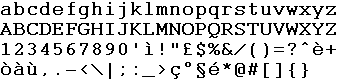
%> input picture trunk/matlab/basel/chars.bmp, 338 x 82 px
$ octave --eval "result = scaleEstimate2(imread('../basel/chars.bmp'));"   (GNU Octave 9; MATLAB toolbox functions it lacks are replaced by stand-ins)
%> lines starting %> are read from the running program, lines starting %| are printed output that depends on the picture
### trunk/matlab/iccv2011/imgaussian.m
function I=imgaussian(I,sigma,hsize)
% IMGAUSSIAN filters an 1D, 2D color/greyscale or 3D image with an
% Gaussian filter. This function uses for filtering IMFILTER or if
% compiled the fast  mex code imgaussian.c . Instead of using a
% multidimensional gaussian kernel, it uses the fact that a Gaussian
% filter can be separated in 1D gaussian kernels.
%
% J=IMGAUSSIAN(I,SIGMA,SIZE)
%
% inputs,
%   I: The 1D, 2D greyscale/color, or 3D input image with
%           data type Single or Double
%   SIGMA: The sigma used for the Gaussian kernel
%   SIZE: Kernel size (single value) (default: sigma*6)
%
% outputs,
%   J: The gaussian filtered image
%
% note, compile the code with: mex imgaussian.c -v
%
% example,
%   I = im2double(imread('peppers.png'));
%   figure, imshow(imgaussian(I,10));
%
% Function is written by D.Kroon University of Twente (September 2009)

%cls = class(I);
I = double(I);
if sigma <= .5
    hsize = [3 1];
else
    hsize = [round(4*sigma + 1) 1];
end
if mod(hsize(1),2) == 0
    hsize(1) = hsize(1)+1;
end

H = fspecial('gaussian',hsize, sigma);
%numel(H)
%keyboard;

if(ndims(I)==1)
    I = imfilter(I,H,'same', 'replicate');
    %I = imfilter(I,H,'same', 'symmetric');
elseif(ndims(I) ==2)
    Hx = H';
    Hy = H;
    %I=imfilter(imfilter(I,Hy, 'replicate', 'conv'),Hx, 'replicate', 'conv');
    %I=imfilter(imfilter(I,Hy, 'replicate'),Hx, 'replicate');
    I=imfilter(imfilter(I,Hy, 'replicate'),Hx, 'replicate');
end

### trunk/matlab/boost/scaleEstimate2.m
function scale_estimate = scaleEstimate2(I)

MAX_REDUCTIONS = 2;
S = 3;
sigma0 = 1;  %.5
PYRAMID = 1;


p = [ -6.4925e-34  1.0796e-26 -5.6185e-20 1.1418e-13 -7.9515e-08 .2201];


% create a list of gaussian sigmas corresponding to various scales
%max_sigma = 2*min(size(I));
max_sigma = min(size(I));
%max_sigma = max(size(I));
%max_sigma = min(size(I)/6);
k = 2^(1/S);
sigma_list  = get_sigmas(sigma0, max_sigma,k);

G = zeros(size(I,1), size(I,2), length(sigma_list));
DoG = zeros(size(I,1), size(I,2), length(sigma_list)-1 );

I = double(I); I = impyramid(I, 'expand');


blah_vals = numel(I)./(sigma_list.^4);
polyvals = zeros(size(blah_vals));

for i = 1:length(blah_vals)
    polyvals(i) = polyval(p, blah_vals(i));
end

%keyboard;
%norm_consts = min(polyvals.^8) ./ (polyvals.^8);
%norm_consts = min(polyvals.^12) ./ (polyvals.^12);
%norm_consts = 1./(sigma_list);
norm_consts = 1./(sigma_list.^(.6));
% [11 lines of commented-out code are left out]

tic;
s = 1;
for sigma_i = sigma_list
    %disp(['sigma_i = ' num2str(sigma_i)]);

    if PYRAMID
        sigma_red = sigma_i;  red_fact = 0;

        while ( (sigma_red / 2) >= 1 ) && (red_fact <= MAX_REDUCTIONS)
        %while (sigma_red / 2) >= 1
            red_fact = red_fact + 1;
            sigma_red = sigma_red/2;
        end

        Ired = I;
        for i = 1:red_fact
            %Ired = impyramid(Ired, 'reduce');
            Ired = imresize(Ired, .5);
        end
        disp([ 'size = [' num2str(size(Ired)) ']  kernel size = ' num2str(round(6*sigma_red + 1)) ' sigma_i = ' num2str(sigma_i/2), ' reduction factor = ' num2str(red_fact)  ]);
    end


    norm_const = norm_consts(s);

    % apply the gaussian
    if PYRAMID
        Gred = imgaussian(Ired, sigma_red);
        G(:,:,s) = imresize(Gred, [size(G,1) size(G,2)]);
    else
        disp(['sigma_i = ' num2str(sigma_i/2) ]);
        Gred = imgaussian(I, sigma_i);
        if ~isequal(size(Gred), [size(G,1) size(G,2)])
            G(:,:,s) = imresize(Gred, [size(G,1) size(G,2)]);
        else
            G(:,:,s) = Gred;
        end
    end

    % compute the DoG
    if s > 1
        DoG(:,:,s-1) = abs(G(:,:,s) - G(:,:,s-1))*norm_const;
        %figure; imagesc( DoG(:,:,s-1) ); axis image; colormap gray;
    end

    s = s + 1;
end
toc;

% reverse the order of DoG and sigma_list because max always picks the
% first in case of multiple maximal elements
DoG = DoG(:,:, size(DoG,3):-1:1);
sigma_list = .5*sigma_list(length(sigma_list):-1:1);

[M maxDoG] = max(DoG, [], 3);
scale_estimate = maxDoG;


a1 = squeeze(median(median(DoG,1),2));
a2 = squeeze(mean(mean(DoG,1),2));
a3 =squeeze(max(max(DoG,[],1),[],2));
[a1 a2 a3]

% [11 lines of commented-out code are left out]


figure; imagesc(abs(s - maxDoG)); axis image; colormap gray;
%figure; imagesc(scale_estimate); axis image; colormap gray;

filtsize = round([  max(size(I))/300  max(size(I))/300])

maxDoG2 = medfilt2(maxDoG, filtsize);
figure; imagesc(abs(s - maxDoG2)); axis image; colormap gray;

% [8 lines of commented-out code are left out]

keyboard;

% [9 lines of commented-out code are left out]

function sigma_list  = get_sigmas(sigma_list, max_sigma,k)

if sigma_list(length(sigma_list))*k < max_sigma
    sigma_list = [sigma_list sigma_list(length(sigma_list))*k];
    %keyboard;
    sigma_list = get_sigmas(sigma_list, max_sigma, k);
end
%> in scaleEstimate2, `I = double(I)`: I: size 82x338 double; values 0 (black) and 1 (white), 84.6% white; black in thin lines or dots
%> the loop in scaleEstimate2, `for sigma_i = sigma_list` made 20 passes
%> pass 1, in imgaussian, `I=imfilter(imfilter(I,Hy, 'replicate'),Hx, 'replicate');`:
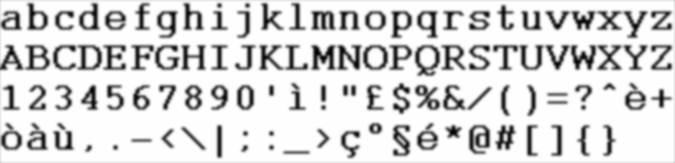
%> I: size 163x675 double; min 0.00667, max 1, mean 0.843
%> after the loop in scaleEstimate2, `for sigma_i = sigma_list`:
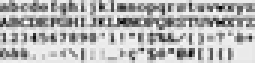
%> Ired: size 21x85 double (shown 3 times larger); min 0.276, max 1.06, mean 0.843; drawn with min black and max white
%> after the loop in scaleEstimate2, `for sigma_i = sigma_list`: red_fact = 3; sigma_red = 10.08
%> in scaleEstimate2, `[M maxDoG] = max(DoG, [], 3);`:
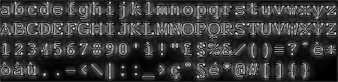
%> M: size 82x338 double; min 0.0011, max 0.0897, mean 0.0212; drawn with min black and max white
%> in scaleEstimate2, `[M maxDoG] = max(DoG, [], 3);`:
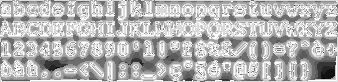
%> maxDoG: size 82x338 double; min 5, max 19, mean 14.96; drawn with min black and max white
%> in scaleEstimate2, `a1 = squeeze(median(median(DoG,1),2));`: a1 = 19 values, max 0.0104 at index 14, min 0.000764 at index 4, mean 0.00428
%> in scaleEstimate2, `a2 = squeeze(mean(mean(DoG,1),2));`: a2 = 19 values, max 0.0149 at index 17, min 0.000783 at index 1, mean 0.0058
%> in scaleEstimate2, `a3 =squeeze(max(max(DoG,[],1),[],2));`: a3 = 19 values, max 0.0897 at index 17, min 0.00174 at index 1, mean 0.0318
%> in scaleEstimate2, `[a1 a2 a3]`: ans = 19 rows, first 12: [0.000831 0.000783 0.00174; 0.000793 0.000792 0.00197; 0.000818 0.000853 0.00226; 0.000764 0.000839 0.00277; 0.000825 0.000841 0.0029; 0.000978 0.00111 0.00511; 0.00103 0.00124 0.00675; 0.002 0.00221 0.00951; 0.00269 0.00291 0.0129; 0.0037 0.0041 0.0183; 0.0059 0.00684 0.0326; 0.00524 0.00599 0.0327]
%> in scaleEstimate2, `colormap gray`:
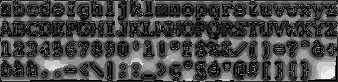
%> displayed picture: size 82x338x3, on the screen's scale of 0 to 255; min 0, max 255, mean 73.5
%> in scaleEstimate2, `maxDoG2 = medfilt2(maxDoG, filtsize);`:
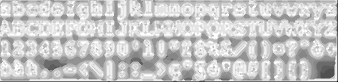
%> maxDoG2: size 82x338 double; min 0, max 19, mean 14.87; drawn with min black and max white
%> `result = scaleEstimate2(imread('../basel/chars.bmp'));`:
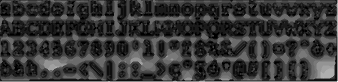
%> displayed picture: size 82x338x3, on the screen's scale of 0 to 255; min 0, max 255, mean 55.1
